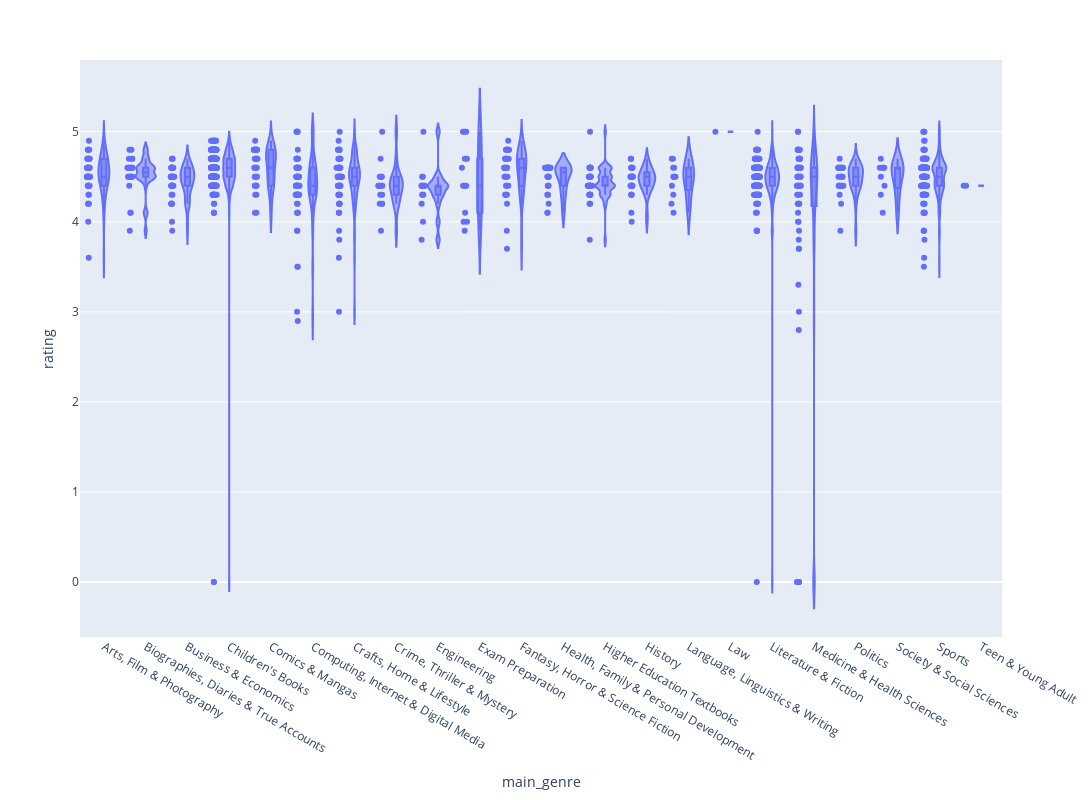

Here is the notebook cell this chart was saved with:
### Code cell
grafic_rating(df)

### Figure 1 — Plotly figure (JSON) as saved in the notebook; plotly's stock layout.template omitted (floating-point values rounded to 4 significant figures; data arrays with more than 128 entries replaced by an {"elided": "..."} marker saying what was removed)
{"data": [{"alignmentgroup": "True", "box": {"visible": true}, "customdata": {"elided": "1234x10 mixed values"}, "hovertemplate": "main_genre=%{x}<br>rating=%{y}<br>title=%{customdata[0]}<br>author=%{customdata[1]}<br>sub_genre=%{customdata[2]}<br>type=%{customdata[3]}<br>price=%{customdata[4]}<br>num_of_people_rated=%{customdata[5]}<br>autor_api=%{customdata[6]}<br>year_public=%{customdata[7]}<br>isbn=%{customdata[8]}<br>price_euro=%{customdata[9]}<extra></extra>", "legendgroup": "", "marker": {"color": "#636efa"}, "name": "", "offsetgroup": "", "orientation": "v", "points": "all", "scalegroup": "True", "showlegend": false, "type": "violin", "x": {"elided": "1234 str values"}, "x0": " ", "xaxis": "x", "y": {"elided": "1234 float values"}, "y0": " ", "yaxis": "y"}], "layout": {"height": 800, "legend": {"tracegroupgap": 0}, "margin": {"t": 60}, "violinmode": "group", "width": 1200, "xaxis": {"anchor": "y", "domain": [0, 1], "title": {"text": "main_genre"}}, "yaxis": {"anchor": "x", "domain": [0, 1], "title": {"text": "rating"}}}}
